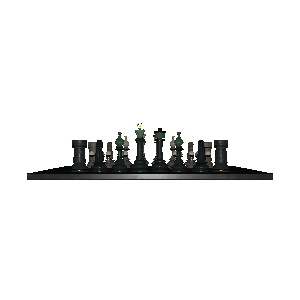

The Python source for this figure:
#!/usr/bin/env python

# Import a glTF GLB file (ABeautifulGame) and verify scene hierarchy.

import os

import vtkmodules.vtkInteractionStyle  # noqa: F401
import vtkmodules.vtkRenderingFreeType  # noqa: F401
import vtkmodules.vtkRenderingOpenGL2  # noqa: F401

from vtkmodules.vtkCommonCore import vtkIndent
from vtkmodules.vtkIOImport import vtkGLTFImporter
from vtkmodules.vtkRenderingCore import (
    vtkRenderWindow,
    vtkRenderWindowInteractor,
    vtkRenderer,
)

# Source
data_dir = os.environ.get("VPE_DATA_DIR", os.path.dirname(os.path.abspath(__file__)))

# Import glTF
gltf_importer = vtkGLTFImporter()
gltf_importer.SetFileName(os.path.join(data_dir, "glTF", "ABeautifulGame", "ABeautifulGame.glb"))
gltf_importer.SetCamera(-1)

# Renderer
renderer = vtkRenderer()
renderer.SetBackground(1.0, 1.0, 1.0)

# Render window
render_window = vtkRenderWindow()
render_window.AddRenderer(renderer)
render_window.SetWindowName("gltf importer hierarchy")
render_window.SetMultiSamples(0)
render_window.SetSize(300, 300)

# Interactor
interactor = vtkRenderWindowInteractor()
interactor.SetRenderWindow(render_window)

gltf_importer.SetRenderWindow(render_window)
gltf_importer.Update()

# Print hierarchy for verification
hierarchy = gltf_importer.GetSceneHierarchy()
if hierarchy is not None:
    print(hierarchy.SerializeToXML(vtkIndent()))

interactor.Initialize()
interactor.Start()
